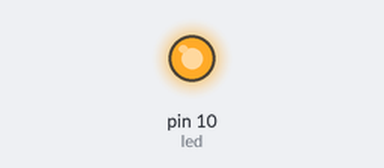
Bench run of a sketch on a simulated Arduino Uno, built with avr-gcc and run on an emulated ATmega328P. Parts: output pins drawn as LEDs (lit = HIGH).

Above: at 1.0 s.
At 3.0 s:
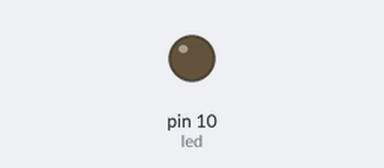
Timing chart, 0 to 10.3 s (numbered marks = the images above):
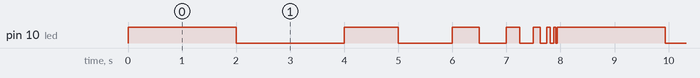

The sketch:

ledBlink.ino
```cpp
// Materiais: LED, 220 ohm resistor, fios e breadboard

int led = 10;
int maxTime = 2000;
int time = maxTime;
int maxCount = 7;
int count = maxCount;

void setup() {
  pinMode(led, OUTPUT);
}

void loop() {
  digitalWrite(led, HIGH);
  delay(time);
  digitalWrite(led, LOW);
  delay(time);

  time = time - (time / 2);
  count = count - 1;

  if (count == 0) {
	time = maxTime;
	count = maxCount;
  }
}
```

Measured:
- by itself, pin 10 (led): repeats every 7.9 s: LOW 2.0 s, HIGH 1.0 s, LOW 1.0 s, HIGH 0.50 s, LOW 0.50 s, HIGH 0.25 s, LOW 0.25 s, HIGH 0.13 s, LOW 0.13 s, HIGH 0.06 s, LOW 0.06 s, HIGH 0.03 s, LOW 0.03 s, HIGH 2.0 s
- by itself, everything shown: repeats every 7.9 s, in 12 steps
